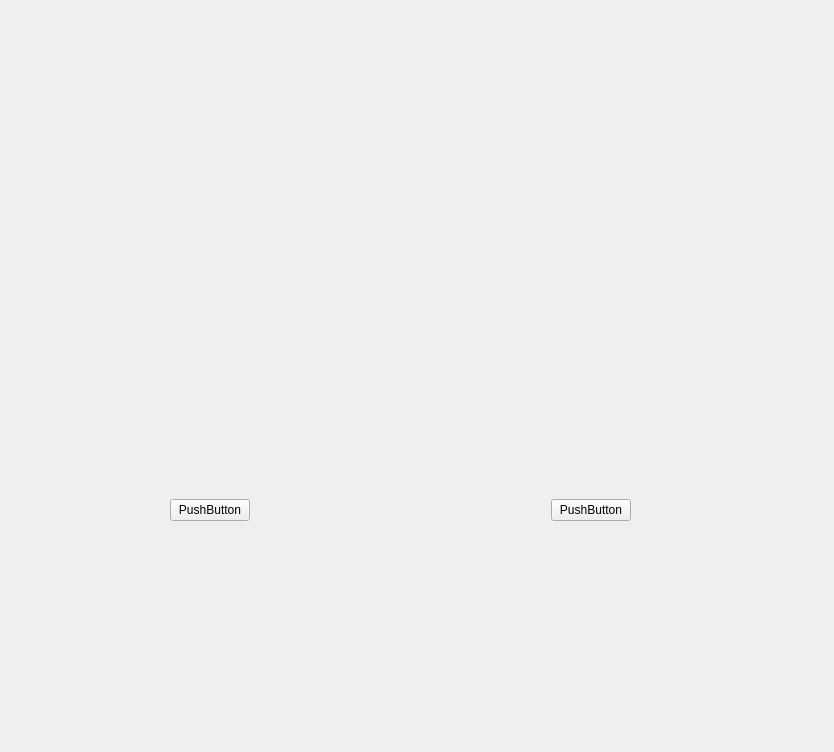
<?xml version="1.0" encoding="UTF-8"?>
<ui version="4.0">
 <class>Form</class>
 <widget class="QWidget" name="Form">
  <property name="geometry">
   <rect>
    <x>0</x>
    <y>0</y>
    <width>834</width>
    <height>752</height>
   </rect>
  </property>
  <property name="windowTitle">
   <string>Form</string>
  </property>
  <widget class="QWidget" name="">
   <property name="geometry">
    <rect>
     <x>170</x>
     <y>140</y>
     <width>461</width>
     <height>381</height>
    </rect>
   </property>
   <layout class="QVBoxLayout" name="verticalLayout">
    <item>
     <widget class="QWidget" name="whateveruwant" native="true"/>
    </item>
    <item>
     <layout class="QHBoxLayout" name="horizontalLayout">
      <item>
       <widget class="QPushButton" name="pushButton">
        <property name="text">
         <string>PushButton</string>
        </property>
       </widget>
      </item>
      <item>
       <spacer name="horizontalSpacer">
        <property name="orientation">
         <enum>Qt::Horizontal</enum>
        </property>
        <property name="sizeHint" stdset="0">
         <size>
          <width>40</width>
          <height>20</height>
         </size>
        </property>
       </spacer>
      </item>
      <item>
       <widget class="QPushButton" name="pushButton_2">
        <property name="text">
         <string>PushButton</string>
        </property>
       </widget>
      </item>
     </layout>
    </item>
   </layout>
  </widget>
  <zorder>whateveruwant</zorder>
  <zorder>pushButton</zorder>
  <zorder>pushButton_2</zorder>
  <zorder>pushButton</zorder>
 </widget>
 <resources/>
 <connections/>
</ui>
